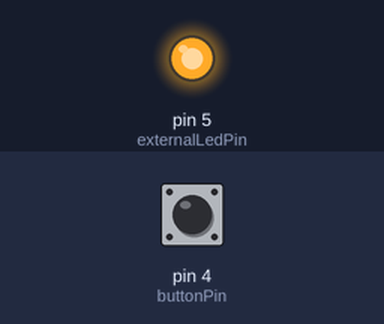
Simulated run of this sketch. Board: Arduino Uno, built with avr-gcc and run on an emulated ATmega328P. On the bench: output pins drawn as LEDs (lit = HIGH). Inputs (shaded band) come from the test bench; at power-on: pin 4 (buttonPin) HIGH.

Above: at 1.2 s.
1.3 s: pin 4 (buttonPin) pulled LOW for 0.15 s
At 1.37 s:
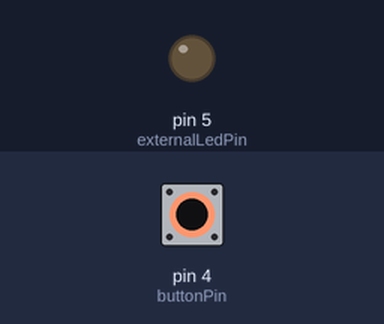
2.9 s: pin 4 (buttonPin) pulled LOW for 3.2 s
At 7.1 s:
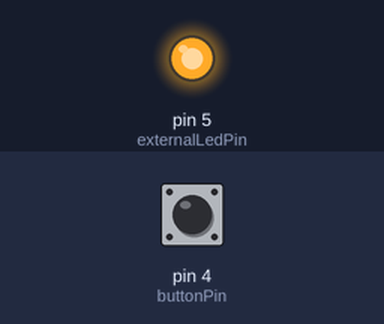
Timing chart, 0 to 8.6 s (numbered marks = the images above; inputs shaded):
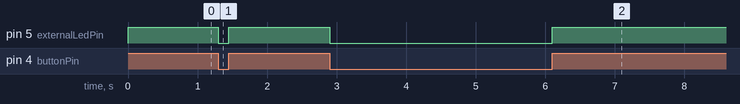

The sketch:

botao-led.ino
```cpp
const int buttonPin = 4;
const int externalLedPin = 5;

void setup() {
  pinMode(buttonPin, INPUT_PULLUP);
  pinMode(externalLedPin, OUTPUT);
}

void loop() {
  int buttonState = digitalRead(buttonPin);

  if (buttonState == HIGH) {
    digitalWrite(externalLedPin, HIGH);
  } else {
    digitalWrite(externalLedPin, LOW);
  }
}
```

Measured:
- after the input at 1.3 s, pin 5 (externalLedPin): HIGH → LOW at once, → HIGH 0.15 s later
- after the input at 2.9 s, pin 5 (externalLedPin): HIGH → LOW at once, → HIGH 3.2 s later
